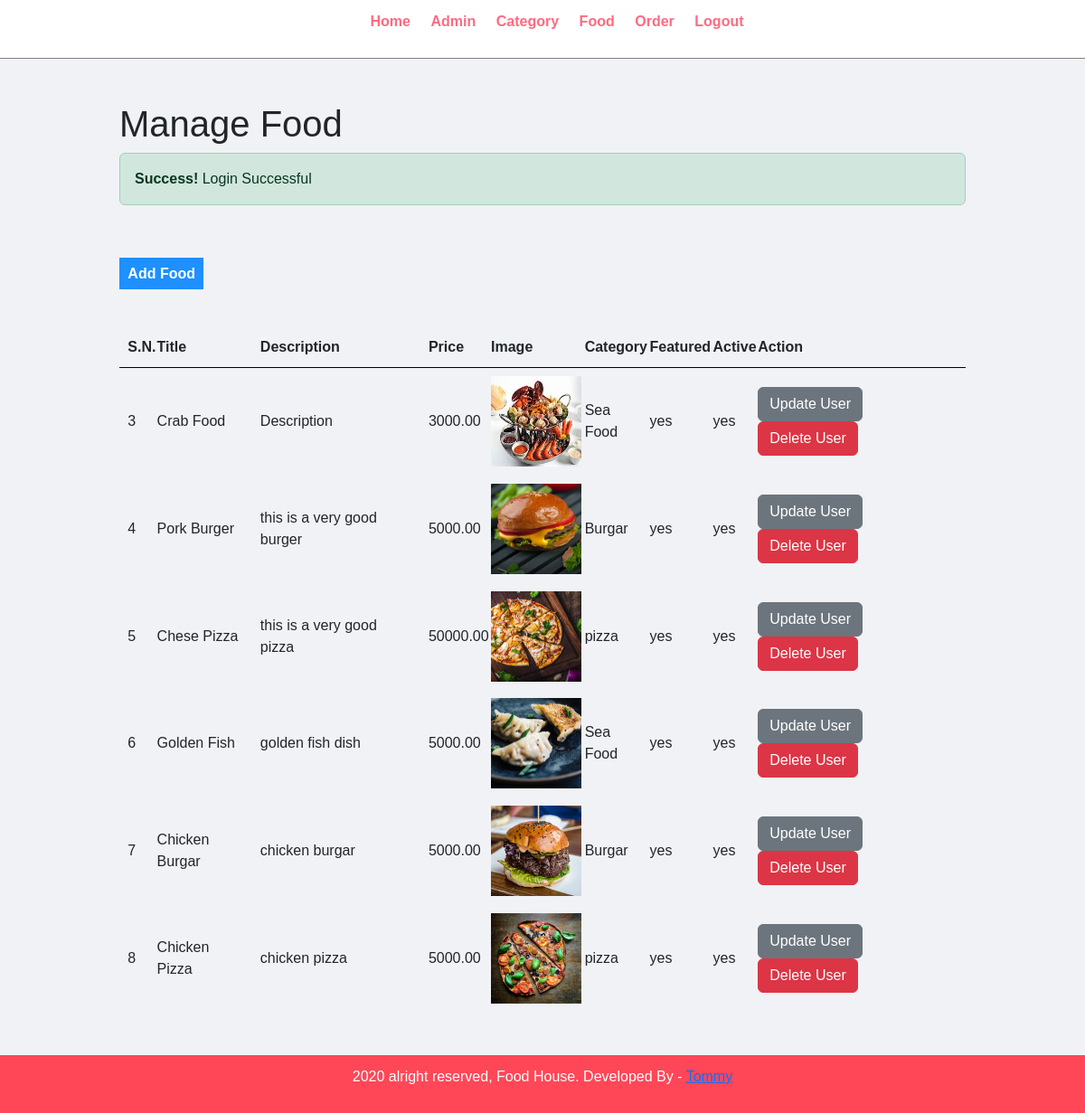
/admin/manage-food.php (signed in), run on the app's committed database.
### tables this page shows
CREATE TABLE `tbl_food` (
  `id` int(10) UNSIGNED NOT NULL,
  `title` varchar(255) NOT NULL,
  `description` text NOT NULL,
  `price` decimal(10,2) NOT NULL,
  `image_name` varchar(255) NOT NULL,
  `category_id` int(10) UNSIGNED NOT NULL,
  `featured` varchar(10) NOT NULL,
  `active` varchar(10) NOT NULL
);

CREATE TABLE `tbl_category` (
  `id` int(11) NOT NULL,
  `title` varchar(255) NOT NULL,
  `image_name` varchar(100) NOT NULL,
  `featured` varchar(100) NOT NULL,
  `active` varchar(100) NOT NULL
);

### admin/manage-food.php (the view, shortened to what this page needs)
<?php
include 'partials/menu.php';
?>
    <div class="main-content">
      <div class="wrapper">
        <h1>Manage Food</h1>
        <?php if(!empty($_SESSION['login'])){
          ?>
          <div class="alert alert-success">
            <strong>Success!</strong> <?php echo $_SESSION['login']; ?>
          </div>
          <?php
        } ?>
        <br><br>
        <a href="add-food.php" class="btn-primary">Add Food</a>
        <br><br><br>
        <table class="tbl-full" width="100%">
          <tr>
            <th>S.N.</th>
            <th>Title</th>
            <th>Description</th>
            <th>Price</th>
            <th>Image</th>
            <th>Category</th>
            <th>Featured</th>
            <th>Active</th>
            <th>Action</th>
          </tr>
          <tr>
            <?php
            $stmt = $pdo->prepare("SELECT * FROM tbl_food");
            $stmt->execute();
            $datas = $stmt->fetchall();
            foreach ($datas as $data) {
            ?>
            <?php
            $stmt2 = $pdo->prepare("SELECT * FROM tbl_category WHERE id=".$data['category_id']);
            $stmt2->execute();
            $data2 = $stmt2->fetch(PDO::FETCH_ASSOC);
             ?>
            <td><?php echo $data['id']; ?></td>
            <td><?php echo $data['title'] ?></td>
            <td><?php echo $data['description']; ?></td>
            <td><?php echo $data['price']; ?></td>
            <td><img src="image/<?php echo $data['image_name']; ?>" alt="" width="100" height="100"></td>
            <td><?php echo $data2['title']; ?></td>
            <td><?php echo $data['featured']; ?></td>
            <td><?php echo $data['active']; ?></td>
            <td>
              <a href="update-food.php?id=<?php echo $data['id']; ?>" class="btn btn-secondary">Update User</a>
              <a href="delete-food.php?id=<?php echo $data['id']; ?>" class="btn btn-danger">Delete User</a>
            </td>
          </tr>
          <?php
          }
          ?>
        </table>
        </div>
      </div>
    <?php
    include 'partials/footer.php';
    ?>

### admin/partials/menu.php (shortened to what this page needs)
<!DOCTYPE html>
<html lang="en" dir="ltr">
  <head>
    <link href="https://cdn.jsdelivr.net/npm/bootstrap@5.3.0-alpha1/dist/css/bootstrap.min.css" rel="stylesheet">
  </head>
  <body>
    <div class="menu text-center">
      <div class="wrapper">
        <ul>
          <li><a href="index.php">Home</a></li>
          <li><a href="manage-admin.php">Admin</a></li>
          <li><a href="manage-category.php">Category</a></li>
          <li><a href="manage-food.php">Food</a></li>
          <li><a href="manage-order.php">Order</a></li>
          <li><a href="logout.php">Logout</a></li>
        </ul>
      </div>
    </div>

### admin/partials/footer.php
<div class="footer">
  <div class="wrapper">
    <p class="text-center">2020 alright reserved, Food House. Developed By - <a href="#">Tommy</a></p>
  </div>
</div>
</body>
</html>

### data on the page
tbl_food: id "3", title "Crab Food", description "Description", price "3000.00", image_name (picture), category.title "Sea Food", featured "yes", active "yes"
tbl_food: id "4", title "Pork Burger", description "this is a very good burger", price "5000.00", image_name (picture), category.title "Burgar", featured "yes", active "yes"
tbl_food: id "5", title "Chese Pizza", description "this is a very good pizza", price "50000.00", image_name (picture), category.title "pizza", featured "yes", active "yes"
tbl_food: id "6", title "Golden Fish", description "golden fish dish", price "5000.00", image_name (picture), category.title "Sea Food", featured "yes", active "yes"
tbl_food: id "7", title "Chicken Burgar", description "chicken burgar", price "5000.00", image_name (picture), category.title "Burgar", featured "yes", active "yes"
tbl_food: id "8", title "Chicken Pizza", description "chicken pizza", price "5000.00", image_name (picture), category.title "pizza", featured "yes", active "yes"

### other printed values
$_SESSION['login'] "Login Successful"
